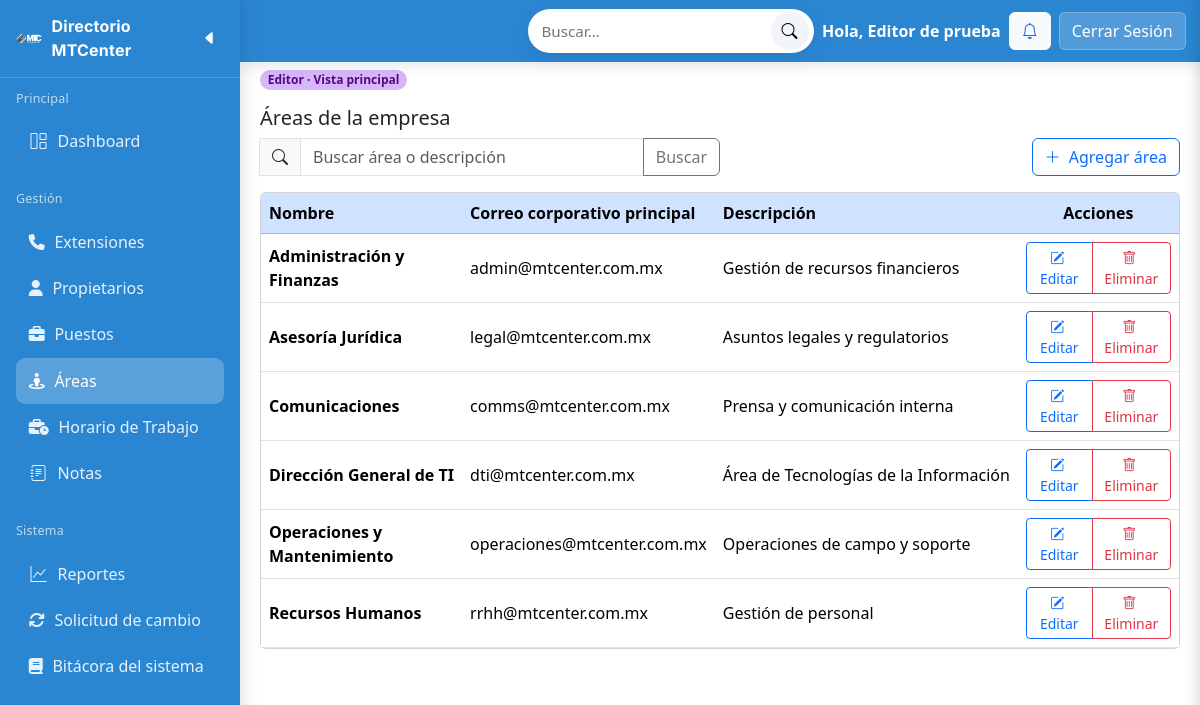
Screenshot of /config/app.php?accion=areas.listar (signed in) with the database file from the repository.
### tables this page shows
CREATE TABLE area (
  idArea INT NOT NULL AUTO_INCREMENT COMMENT 'ID unico del area',
  nombre VARCHAR(50) NOT NULL COMMENT 'Nombre del area',
  email VARCHAR(100) NULL COMMENT 'Correo electronico de el area',
  descripcion VARCHAR(255) NULL COMMENT 'Descripcion del area',
  creada_at TIMESTAMP NOT NULL DEFAULT CURRENT_TIMESTAMP COMMENT 'Fecha de creacion',

  PRIMARY KEY (idArea)
);

### Controller/EditorControlador.php (called while the page is built, shortened)
<?php
require_once __DIR__ . '/../Model/Area.php';
class EditorControlador extends AppControlador {
    public function areasListar(): void {
        $M = new Area();
        $areas = $M->todas();
        require __DIR__ . '/../View/editor/areas.php';
    }
}

### Model/BD.php (called while the page is built)
<?php
class BD
{
    public static function pdo(): PDO
    {
        require __DIR__ . '/../config/config.php';
        static $pdo = null;
        if ($pdo !== null) {
            return $pdo;
        }
        $dsn = "mysql:host={$DB_HOST};dbname={$DB_NAME};charset=utf8mb4";
        $opciones = [
            PDO::ATTR_ERRMODE            => PDO::ERRMODE_EXCEPTION,
            PDO::ATTR_DEFAULT_FETCH_MODE => PDO::FETCH_ASSOC,
            PDO::ATTR_EMULATE_PREPARES   => false,
        ];
        $pdo = new PDO($dsn, $DB_USER, $DB_PASS, $opciones);
        $pdo->exec("SET time_zone = '" . date('P') . "'");
        return $pdo;
    }
}

### Model/Area.php (called while the page is built, shortened)
<?php
require_once __DIR__ . '/BD.php';
class Area
{
    public function todas(): array {
        $sql = "SELECT idArea, nombre, email, descripcion, creada_at FROM area ORDER BY nombre";
        $st  = BD::pdo()->query($sql);
        return $st->fetchAll(PDO::FETCH_ASSOC) ?: [];
    }
}

### View/editor/areas.php (the view, shortened to what this page needs)
<?php
require __DIR__ . '/../layout/headEditor.php';
$q = isset($_GET['q']) ? trim($_GET['q']) : '';
?>
<div class="mb-3">
    <h2 class="h5 mb-2">Áreas de la empresa</h2>
    <div class="d-flex align-items-center gap-2">
        <form class="input-group" style="max-width: 460px;" method="get" action="<?= BASE_URL ?>/config/app.php">
            <span class="input-group-text bg-light"><i class="bi bi-search"></i></span>
            <input id="buscador" name="q" type="search" class="form-control" placeholder="Buscar área o descripción" value="<?= htmlspecialchars($q) ?>">
            <button class="btn btn-outline-secondary">Buscar</button>
        </form>
        <div class="ms-auto">
            <button class="btn btn-outline-primary" data-bs-toggle="modal" data-bs-target="#modalArea" onclick="openCreate()">
                <i class="bi bi-plus-lg me-1"></i> Agregar área
            </button>
        </div>
    </div>
</div>
<div class="card">
    <div class="table-responsive">
        <table class="table table-hover align-middle mb-0" id="tablaAreas">
            <thead>
                <tr class="table-primary">
                    <th style="width:260px;">Nombre</th>
                    <th>Correo corporativo principal</th>
                    <th>Descripción</th>
                    <th class="text-center" style="width: 180px;">Acciones</th>
                </tr>
            </thead>
            <tbody>
                <?php if (empty($areas)): ?>
                    <tr>
                        <td colspan="4" class="text-center text-muted py-4">Sin registros</td>
                    </tr>
                    <?php else: foreach ($areas as $a): ?>
                        <tr data-id="<?= (int)$a['idArea'] ?>">
                            <td class="fw-semibold"><?= htmlspecialchars($a['nombre']) ?></td>
                            <td><?= htmlspecialchars($a['email'] ?? '—') ?></td>
                            <td class="text-truncate" style="max-width:380px;"><?= htmlspecialchars($a['descripcion'] ?? '') ?></td>
                            <td class="text-center">
                                <div class="btn-group btn-group-sm">
                                    <button class="btn btn-outline-primary"
                                        onclick='openEdit(
                                        <?= (int)$a["idArea"] ?>,
                                        <?= json_encode($a["nombre"]) ?>,
                                        <?= json_encode($a["email"] ?? "") ?>,
                                        <?= json_encode($a["descripcion"] ?? "") ?>
                                    )'>
                                        <i class="bi bi-pencil-square me-1"></i> Editar
                                    </button>
                                    <button class="btn btn-outline-danger"
                                        onclick='openConfirmEliminar(<?= (int)$a["idArea"] ?>, <?= json_encode($a["nombre"]) ?>)'>
                                        <i class="bi bi-trash me-1"></i> Eliminar
                                    </button>
                                </div>
                            </td>
                        </tr>
                <?php endforeach;
                endif; ?>
            </tbody>
        </table>
    </div>
</div>

### View/contenido/css/styleEditor.css (style rules this page uses)
:root { --blue: #2b86d2; --blue-2: #2b86d2; --ed-surface: #ffffff; --ed-text: #0f172a; --ed-shadow: 0 10px 24px rgba(2, 8, 23, .08); --ed-radius: 16px; --ed-azul: #81cafa; --ed-naranja: #f8c284; --ed-violet: #cfa0ff; --ed-turquesa: #7fffe3; }
body { font-family: Poppins, system-ui, Segoe UI, Roboto, Arial, sans-serif; overflow-x: hidden; }

### rows the page displays
area: nombre "Administración y Finanzas", email "admin@mtcenter.com.mx", descripcion "Gestión de recursos financieros"
area: nombre "Asesoría Jurídica", email "legal@mtcenter.com.mx", descripcion "Asuntos legales y regulatorios"
area: nombre "Comunicaciones", email "comms@mtcenter.com.mx", descripcion "Prensa y comunicación interna"
area: nombre "Dirección General de TI", email "dti@mtcenter.com.mx", descripcion "Área de Tecnologías de la Información"
area: nombre "Operaciones y Mantenimiento", email "operaciones@mtcenter.com.mx", descripcion "Operaciones de campo y soporte"
area: nombre "Recursos Humanos", email "rrhh@mtcenter.com.mx", descripcion "Gestión de personal"

### other values shown
$nombre "Editor de prueba"
